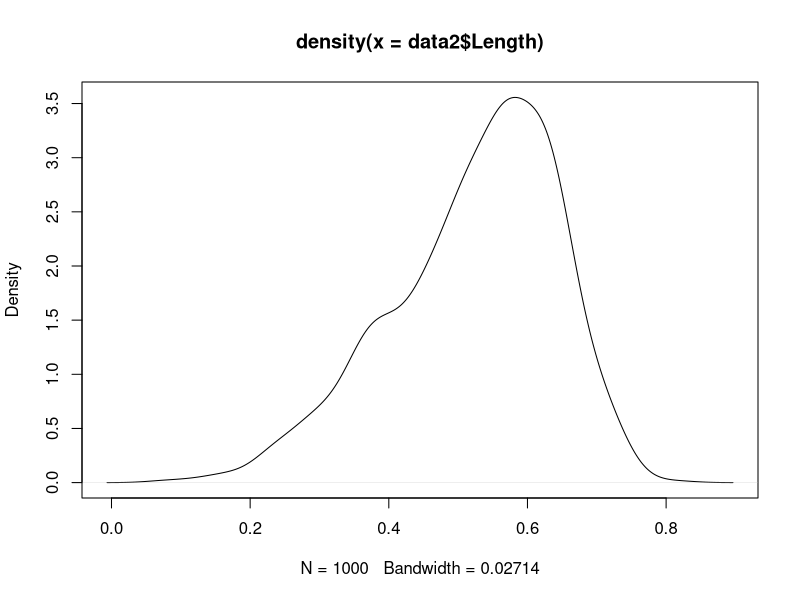
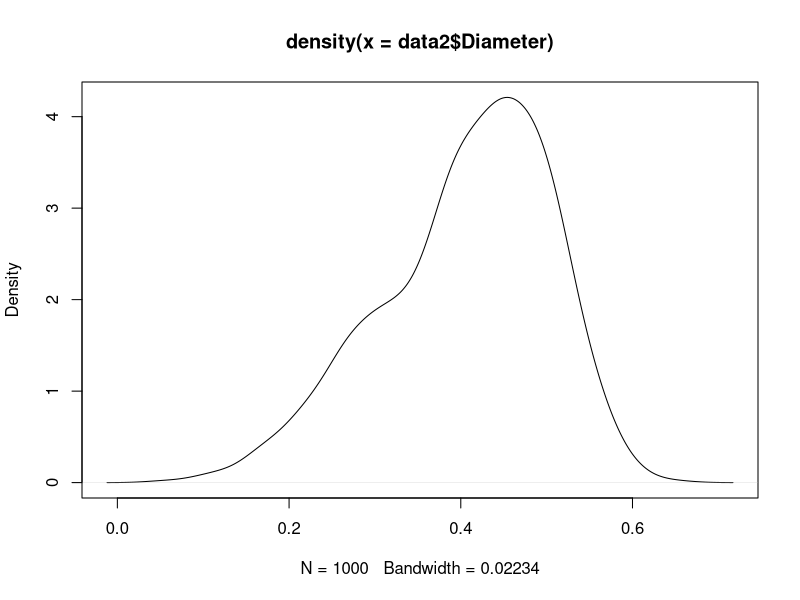
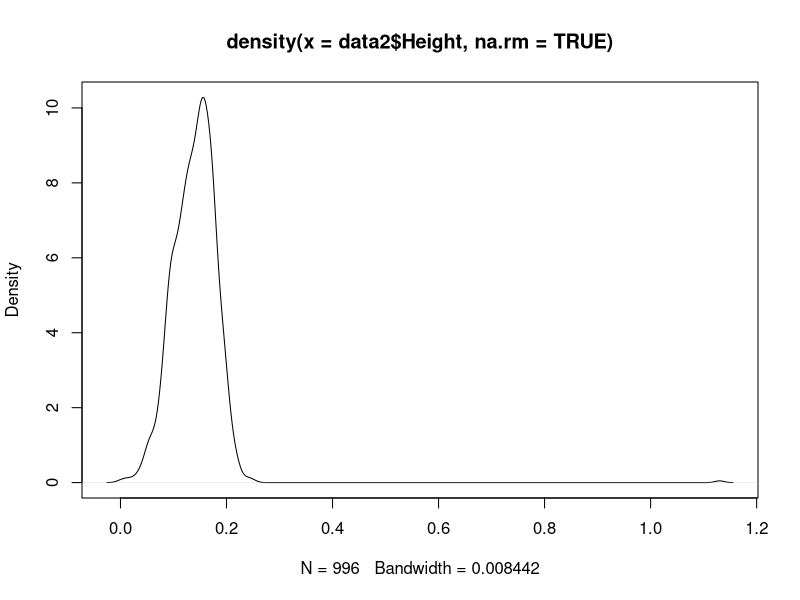
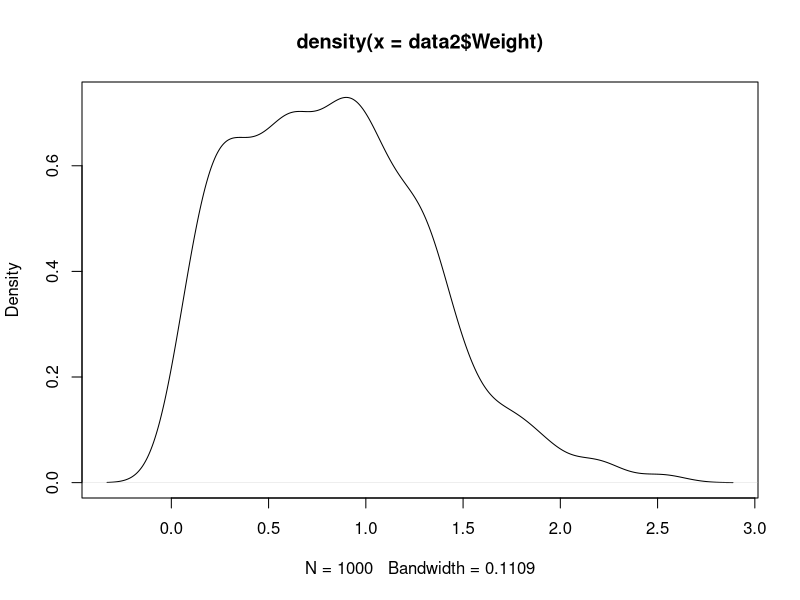
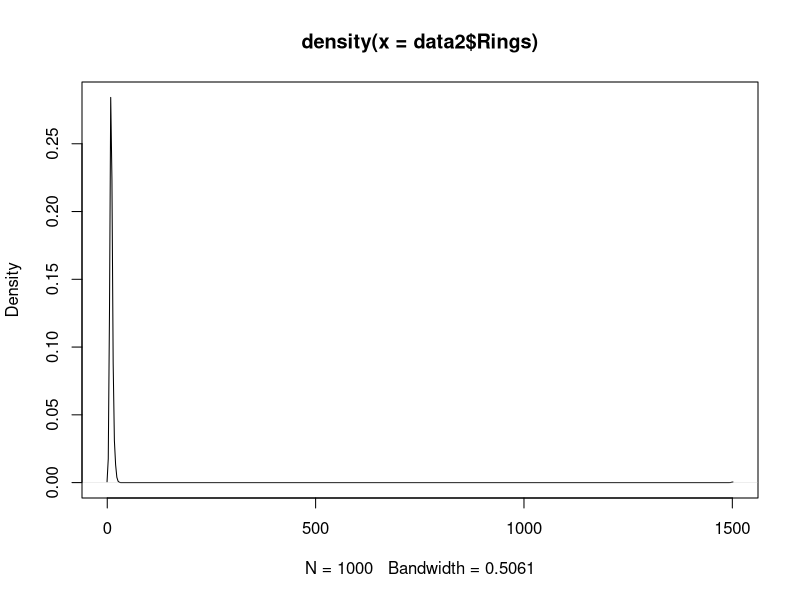
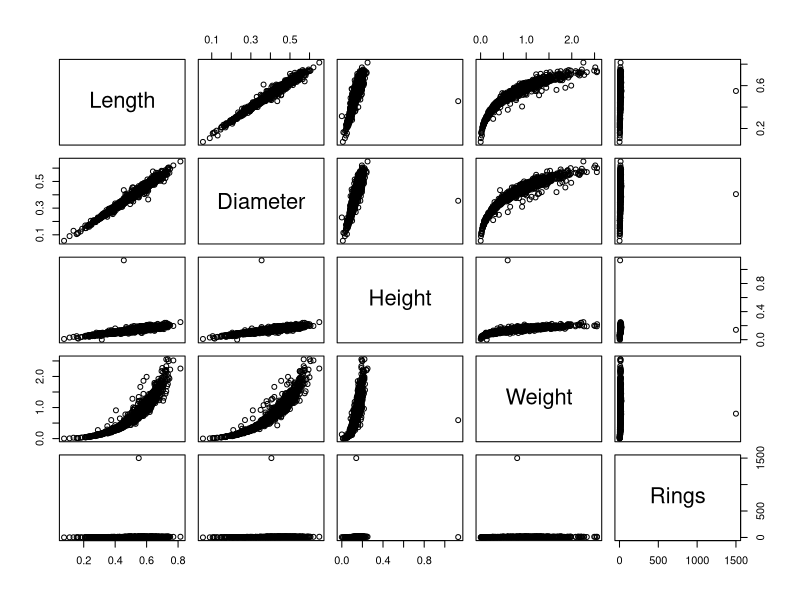
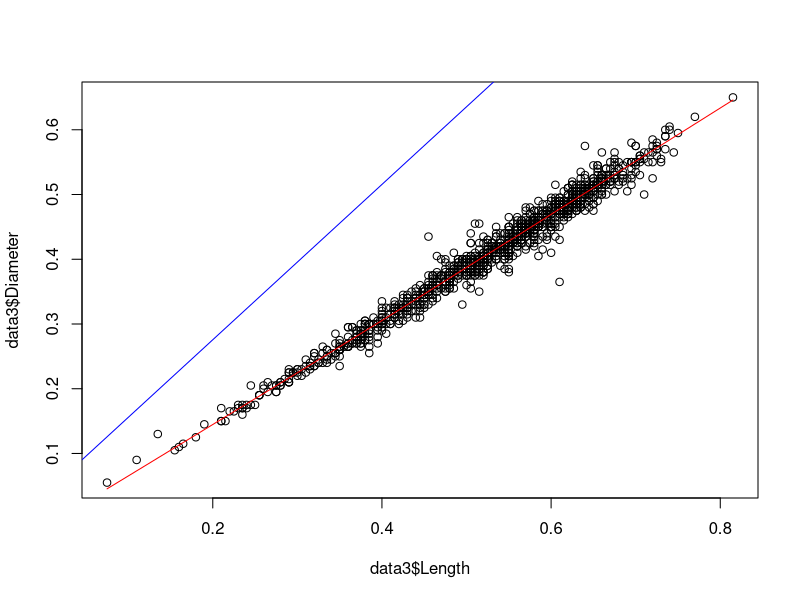
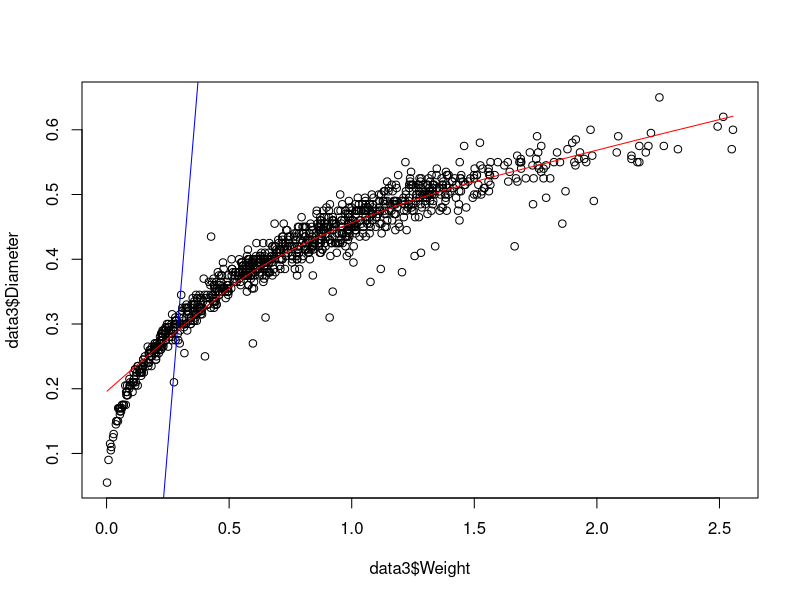

Write the R code that produced these figures, in order. (Note: this script raises an error after producing the figures.)
#clear data
rm(list=ls())

# Read the abalone.csv file
data = read.csv("abalone.csv", head=TRUE)

# Question # 1

# Get the names of the columns of the data
colnames(data)

# Get the number of rows in the data
nrow(data)

# Get the first 3 rows of data
head(data, 3)

# Get the last 2 rows of data
tail(data, 2)

# Weight of the last 2 rows
tail(data$Weight, 2)

# Value of diameter in the row 755
data[755,]$Diameter

# Number of missing values in height column
sum(is.na(data$Height))

# Mean of the values of the height column, excluding missing values
mean(data$Height, na.rm=TRUE)

# Subset of Gender="M" and Weight < 0.75
ss = subset(data, Gender == "M" & Weight < 0.75)
# Mean of the diameter if the subset
mean(ss$Diameter, na.rm=TRUE)

# Most Frequent Value in Rings
mostFrequentRingValue = sort(table(data$Rings),decreasing=TRUE)[1]
names(mostFrequentRingValue)
# With number of occurences
cat(mostFrequentRingValue[1])

# Subset of data with ring value equal to 18
ss2 = subset(data, Rings == 18)
# Minimum length of the subset
min(ss2$Length)

# Question # 2
columns = c("Gender", "Length", "Diameter", "Height", "Weight", "Rings")
data2= 0
data2 = data
# Replacing M = 3, I = 2, F = 1 for gender
data2$Gender <- as.integer(data2$Gender)

# Mean of each column
means = colMeans(data2, na.rm=TRUE)
means

# Median of each column
medians = matrix(c(median(data2$Gender, na.rm=TRUE), median(data2$Length, na.rm=TRUE), median(data2$Diameter, na.rm=TRUE), median(data2$Height, na.rm=TRUE), median(data2$Weight, na.rm=TRUE), median(data2$Rings, na.rm=TRUE)), nrow=1, ncol=6)
colnames(medians) <- columns
medians

# Max
maxs = matrix(c(max(data2$Gender, na.rm=TRUE), max(data2$Length, na.rm=TRUE), max(data2$Diameter, na.rm=TRUE), max(data2$Height, na.rm=TRUE), max(data2$Weight, na.rm=TRUE), max(data2$Rings, na.rm=TRUE)), nrow=1, ncol=6)
colnames(maxs) <- columns
maxs

# Min
mins = matrix(c(min(data2$Gender, na.rm=TRUE), min(data2$Length, na.rm=TRUE), min(data2$Diameter, na.rm=TRUE), min(data2$Height, na.rm=TRUE), min(data2$Weight, na.rm=TRUE), min(data2$Rings, na.rm=TRUE)), nrow=1, ncol=6)
colnames(mins) <- columns
mins

# Standard Deviation of each column
sds = matrix(c(sd(data2$Gender, na.rm=TRUE), sd(data2$Length, na.rm=TRUE), sd(data2$Diameter, na.rm=TRUE), sd(data2$Height, na.rm=TRUE), sd(data2$Weight, na.rm=TRUE), sd(data2$Rings, na.rm=TRUE)), nrow=1, ncol=6)
colnames(sds) <- columns
sds

# Distribution Plots
plot(density(data2$Length))
plot(density(data2$Diameter))
plot(density(data2$Height, na.rm=TRUE))
plot(density(data2$Weight))
plot(density(data2$Rings))

# Question 3
# Correlation Plots and Values
# Removing data with NA and Gender Column
data3 = data[complete.cases(data),2:6]

plot(data3)
# Computing for the correlations of values between the features
correlations <- c(cor(data3$Length, data3$Diameter),
	cor(data3$Length, data3$Height),
	cor(data3$Length, data3$Weight),
	cor(data3$Length, data3$Rings),
	cor(data3$Diameter, data3$Height),
	cor(data3$Diameter, data3$Weight),
	cor(data3$Diameter, data3$Rings),
	cor(data3$Height, data3$Weight),
	cor(data3$Height, data3$Rings),
	cor(data3$Weight, data3$Rings))

# Adding names for each correlation value
names(correlations) <- c("Length-Diameter",
	"Length-Height",
	"Length-Weight",
	"Length-Rings",
	"Diameter-Height",
	"Diameter-Weight",
	"Diameter-Rings",
	"Height-Weight",
	"Height-Rings",
	"Weight-Rings")

# Sorting the correlation results to decreasing
sort(correlations, decreasing = TRUE)

# Length vs Diameter (Highest correlation between two variables)
plot(data3$Length, data3$Diameter)
lines(lowess(data3$Length,data3$Diameter), col="red") 
abline(lm(data3$Length~data3$Diameter), col="blue")

# Weight vs Diameter (Second Highest correlation between two variables)
plot(data3$Weight, data3$Diameter)
lines(lowess(data3$Weight,data3$Diameter), col="red")
abline(lm(data3$Weight~data3$Diameter), col="blue")

# Rings vs Length (Highest correlation value for the rings variable with another variable)
plot(data3$Rings, data3$Length)
lines(lowess(data3$Rings,data3$Length), col="red") 
abline(lm(data3$Rings~data3$Length), col="blue")

# Question 4

# Length Outliers
IQR = quantile(data$Length,0.75) - quantile(data$Length,0.25)
outliersLength = which(data$Length > (quantile(data$Length,0.75) + 1.5*IQR) )
data[outliersLength,]
boxplot(data$Length)

# Diameter Outliers
IQR = quantile(data$Diameter,0.75) - quantile(data$Diameter,0.25)
outliersDiameter = which(data$Diameter > (quantile(data$Diameter,0.75) + 1.5*IQR) )
data[outliersDiameter,]
boxplot(data$Diameter)

# Height Outliers
IQR = quantile(data$Height,0.75, na.rm=TRUE) - quantile(data$Height,0.25, na.rm=TRUE)
outliersHeight = which( data$Height> (quantile(data$Height,0.75, na.rm=TRUE) + 1.5*IQR) )
data[outliersHeight,]
boxplot(data$Height)

# Weight Outliers
IQR = quantile(data$Weight,0.75) - quantile(data$Weight,0.25)
outliersWeight = which(data$Weight> (quantile(data$Weight,0.75) + 1.5*IQR) )
data[outliersWeight,]
boxplot(data$Weight)

# Rings Outliers
IQR = quantile(data$Rings,0.75) - quantile(data$Rings,0.25)
outliersRings = which(data$Rings > (quantile(data$Rings,0.75) + 1.5*IQR) )
data[outliersRings,]
boxplot(data$Rings)

# Question 5
outliers = unique(c(outliersLength, outliersDiameter, outliersHeight, outliersWeight, outliersRings))
dataWoOutliers = data[-outliers,]

# Replacing M = 3, I = 2, F = 1 for gender
dataWoOutliers$Gender <- as.integer(dataWoOutliers$Gender)

# Mean of each column
means5 = colMeans(dataWoOutliers, na.rm=TRUE)

# Median of each column
medians5 = matrix(c(median(dataWoOutliers$Gender, na.rm=TRUE),
	median(dataWoOutliers$Length, na.rm=TRUE),
	median(dataWoOutliers$Diameter, na.rm=TRUE),
	median(dataWoOutliers$Height, na.rm=TRUE),
	median(dataWoOutliers$Weight, na.rm=TRUE),
	median(dataWoOutliers$Rings, na.rm=TRUE)), nrow=1, ncol=6)
colnames(medians5) <- columns
medians5

# Max
maxs5 = matrix(c(max(dataWoOutliers$Gender, na.rm=TRUE),
    max(dataWoOutliers$Length, na.rm=TRUE),
    max(dataWoOutliers$Diameter, na.rm=TRUE),
    max(dataWoOutliers$Height, na.rm=TRUE),
    max(dataWoOutliers$Weight, na.rm=TRUE),
    max(dataWoOutliers$Rings, na.rm=TRUE)),
    nrow=1, ncol=6)
colnames(maxs5) <- columns
maxs5

barplot(maxs5)
# Min
mins5 = matrix(c(min(dataWoOutliers$Gender, na.rm=TRUE),
    min(dataWoOutliers$Length, na.rm=TRUE),
    min(dataWoOutliers$Diameter, na.rm=TRUE),
    min(dataWoOutliers$Height, na.rm=TRUE),
    min(dataWoOutliers$Weight, na.rm=TRUE),
    min(dataWoOutliers$Rings, na.rm=TRUE)),
    nrow=1, ncol=6)
colnames(mins5) <- columns
mins5

# Standard Deviation of each column
sds5 = matrix(c(sd(dataWoOutliers$Gender, na.rm=TRUE),
    sd(dataWoOutliers$Length, na.rm=TRUE),
    sd(dataWoOutliers$Diameter, na.rm=TRUE),
    sd(dataWoOutliers$Height, na.rm=TRUE),
    sd(dataWoOutliers$Weight, na.rm=TRUE),
    sd(dataWoOutliers$Rings, na.rm=TRUE)),
    nrow=1, ncol=6)
colnames(sds5) <- columns
sds5

# Mean
barplot(rbind(medians, medians5), main="Mean Value Differences",
  xlab="Feature", col=c("darkblue","red"),
 	legend = rownames(medians), beside=TRUE)
# percentage difference
barplot((abs(means-means5)/means)*100)

# Median
barplot(rbind(medians, medians5), main="Median Value Differences",
  xlab="Feature", col=c("darkblue","red"),
 	legend = rownames(medians), beside=TRUE)
# percentage difference
barplot((abs(medians-medians5)/medians)*100)

# Max
barplot(rbind(maxs, maxs5), main="Max Value Differences",
  xlab="Feature", col=c("darkblue","red"),
 	legend = rownames(maxs), beside=TRUE)
# percentage difference
barplot((abs(maxs-maxs5)/maxs)*100)

# Min
barplot(rbind(mins, mins5), main="Min Value Differences",
  xlab="Feature", col=c("darkblue","red"),
 	legend = rownames(mins), beside=TRUE)
# percentage difference
barplot((abs(mins-mins5)/means)*100)

# Standard Deviation
barplot(rbind(sds, sds5), main="Standard Deviation Value Differences",
  xlab="Feature", col=c("darkblue","red"),
 	legend = rownames(sds), beside=TRUE)
# percentage difference
barplot((abs(sds-sds5)/sds)*100)


